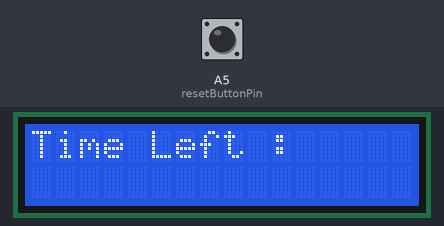
A sketch run on a simulated Teensy 4. Shown: 16×2 character LCD. Inputs (shaded band) come from the test bench; at power-on: A5 (resetButtonPin) LOW.

Above: at 0.1 s.
At 1.6 s:
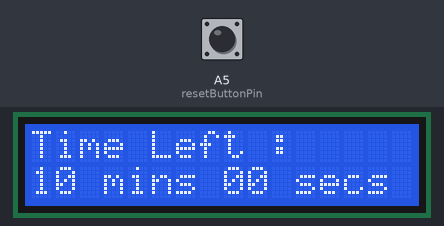
1.7 s: A5 (resetButtonPin) pulled HIGH for 3.2 s
6.5 s: A5 (resetButtonPin) pulled HIGH for 1 s
At 8.8 s:
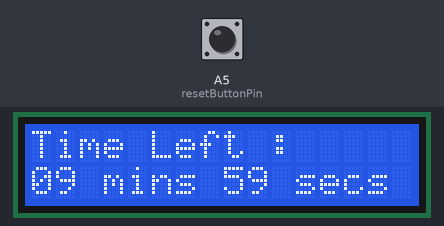
Timing chart, 0 to 10.3 s (numbered marks = the images above; inputs shaded):
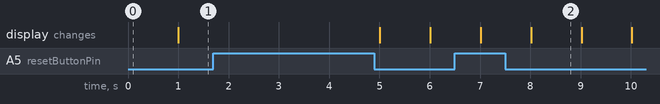

The sketch:

PI_LCD_Timer_1.0.ino
```cpp
#include <LiquidCrystal.h>

unsigned long millisTimer;
int IntervalTimer = 1000;

//------PINS-----------
//const int rs = 7, en = 6, d4 = 5, d5 = 4, d6 = 3, d7 = 2;
const int rs = 2, en = 3, d4 = 4, d5 = 5, d6 = 6, d7 = 7;
const int resetButtonPin = A5;
int buttonState = 0;
char buzzerPin = A4;

LiquidCrystal lcd(rs, en, d4, d5, d6, d7);

//----variables-------
const int initial_min = 10;
const int initial_sec = 0;
int flag = 1;
signed short minutes, secondes;
char timeline[16];


void setup() {
  Serial.begin(9600); //Test, can you use with lcd ??
  millisTimer = millis();
  pinMode(resetButtonPin, INPUT);
  lcd.begin(16, 2);
  lcd.print("Time Left :");
  minutes = initial_min;
  secondes = initial_sec;

}


void loop() {
  buttonState = digitalRead(resetButtonPin);

  if ( (millis() - millisTimer) >= IntervalTimer) {
    if (buttonState == HIGH) {
      minutes = initial_min;
      secondes = initial_sec;
      flag = 1;
    }

    lcd.setCursor(0, 1);
    sprintf(timeline, "%0.2d mins %0.2d secs", minutes, secondes);
    lcd.print(timeline);
//      delay(1000);

    if (secondes == 0 && minutes != 0)
    {
      secondes = 60;
      minutes --;
    }
    if (minutes != 0 or secondes != 0) {
      secondes--;
    }
    if (secondes == 0 && minutes == 0) {
      if ( flag == 1) {
        for (int i = 0; i < 4; i++) {
          tone(buzzerPin, 600, 500);
          delay(1000);
          tone(buzzerPin, 600, 500);
          delay(1000);
          tone(buzzerPin, 600, 500);
          delay(1000);
        }
      }
      flag = 0;
    }
   millisTimer = millis();
  }
}
```
